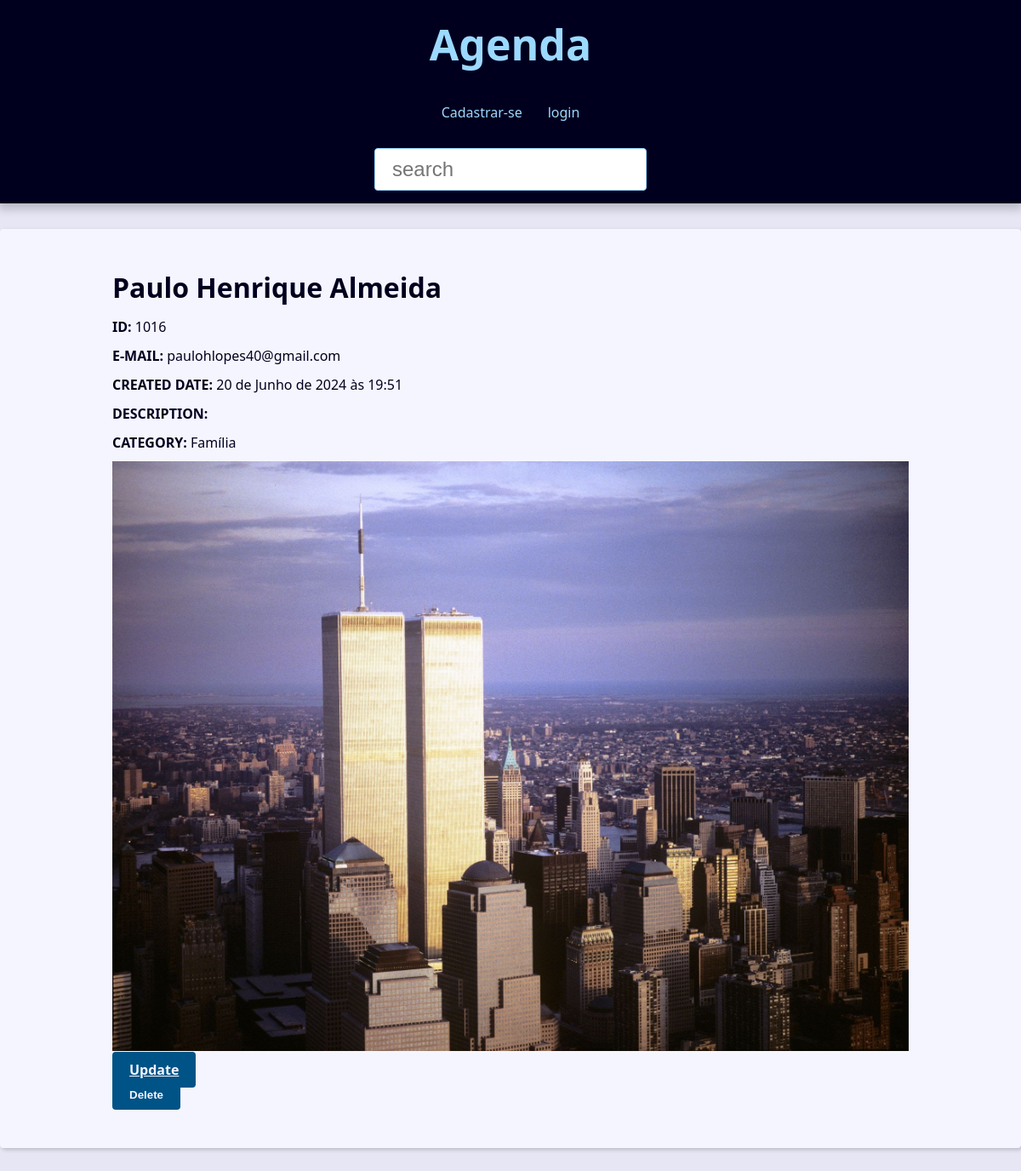
/contact/1016/detail/, run on the app's committed database.
### contact/models.py (models this page shows, shortened)
class Contact(models.Model):
    first_name = models.CharField(max_length=50)
    last_name = models.CharField(max_length=50)
    phone = models.CharField(max_length=50)
    email = models.EmailField(max_length=254, blank=True)
    created_date = models.DateTimeField(default=timezone.now)
    description = models.TextField(blank=True)
    show = models.BooleanField(default=True)
    picture = models.ImageField(upload_to='pictures/%Y/%M', blank=True)
    category = models.ForeignKey(Category, on_delete=models.SET_NULL,
    blank=True, null=True)
    owner = models.ForeignKey(User, on_delete=models.SET_NULL,
    blank=True, null=True)

class Category(models.Model):
    class Meta:
        verbose_name = 'Category'
        verbose_name_plural = 'Categories'
    name =  models.CharField(max_length=50)

### contact/views/contacts_views.py (the view)
# urls.py: path('contact/<int:id_contact>/detail/', contact_views.contact, name='contact'),
def contact(request, id_contact):
    single_contact = get_object_or_404(Contact, pk=id_contact, show=True)
    context = {
        'contact': single_contact,
        'title': 'contato',
    }
    return render(
        request,
        'contacts/contacts.html',
        context,
)

### contact/templates/contacts/contacts.html (shortened to what this page needs)
{% extends "global/index.html" %}
{% block content %}
    <div class="single-contact">
        <h1 class="single-contact-name">
            {{contact.first_name}} {{contact.last_name}}
        </h1>
        <p><b>ID:</b> {{contact.id}}</p>
        <p><b>E-MAIL:</b> {{contact.email}}</p>
        <p><b>CREATED DATE:</b> {{contact.created_date}}</p>
        <p><b>DESCRIPTION:</b> {{contact.description}}</p>
        <p><b>CATEGORY:</b> {{contact.category.name}}</p>
        {% if contact.picture %}
            <p>
                <img src="{{ contact.picture.url }}" alt="{{ contact.first_name }} {{ contact.last_name }}">
            </p>
        {% endif %}
        <div class="contact-links">
            <a class="btn btn-link" href="{% url 'update' contact.id %}">Update</a>
            <form action="{% url 'delete' contact.id %}" method="POST">
                {% if confirmation == 'no' %}
                <input type="hidden" name="confirmation" value="yes">
                    <button class="btn btn-link btn-delete" type="submit">confirmar?</button>
                {% else %}
                    <button class="btn btn-link btn-delete" type="submit">Delete</button>
                {% endif %}
            </form>
        </div>
    </div>
{% endblock content %}

### contact/static/css/style.css (style rules this page uses)
:root { --spacing: 1.5rem; --link-dark-color: rgb(0, 83, 134); --link-light-color: rgb(156, 217, 255); --clr-white: rgb(245, 245, 255); --clr-black: rgb(0, 0, 30); --clr-light-gray: rgb(230, 230, 245); --clr-dark-shadow-5: rgba(0, 0, 10, 5%); --clr-dark-shadow-10: rgba(0, 0, 10, 10%); --clr-dark-shadow-20: rgba(0, 0, 10, 20%); --clr-light-shadow-5: rgba(200, 200, 255, 5%); --clr-light-shadow-10: rgba(200, 200, 255, 10%); --clr-light-shadow-20: rgba(200, 200, 255, 20%); --main-page-width: 120rem; --table-min-width: 60rem; --biggest-font-size: 5rem; --bigger-font-size: 4rem; --big-font-size: 3.2rem; --medium-font-size: 2.4rem; --small-font-size: 1.6rem; --smaller-font-size: 1.4rem; --smallest-font-size: 1.2rem; --transition-fast: 300ms; --transition-medium: 600ms; --transition-slow: 1s; --default-border-radius: 4px; }
*, *::before, *::after { margin: 0; padding: 0; box-sizing: border-box; }
html { font-size: 62.5%; }
body { font-family: system-ui, -apple-system, BlinkMacSystemFont, 'Segoe UI', Roboto, Oxygen, Ubuntu, Cantarell, 'Open Sans', 'Helvetica Neue', sans-serif; line-height: 1.5; font-size: var(--small-font-size); color: var(--clr-black); -webkit-font-smoothing: antialiased; background: var(--clr-light-gray); }
img, svg { display: block; max-width: 100%; }
@media (min-width: 600px) { .single-contact { max-width: 80%; margin: calc(var(--spacing) * 2) auto; } }
.single-contact h1 { margin: 1rem 0; }
.single-contact p { margin: 1rem 0; }
.btn { background-color: var(--link-dark-color); color: var(--clr-white); font-weight: bold; border: none; padding: 1rem 2rem; border-radius: var(--default-border-radius); cursor: pointer; transition: filter var(--transition-fast) ease-in-out; }

### data on the page
Contact: first_name "Paulo", last_name "Henrique Almeida", id "1016", email "paulohlopes40@gmail.com", created_date "20 de Junho de 2024 às 19:51", category.name "Família", picture (picture)
